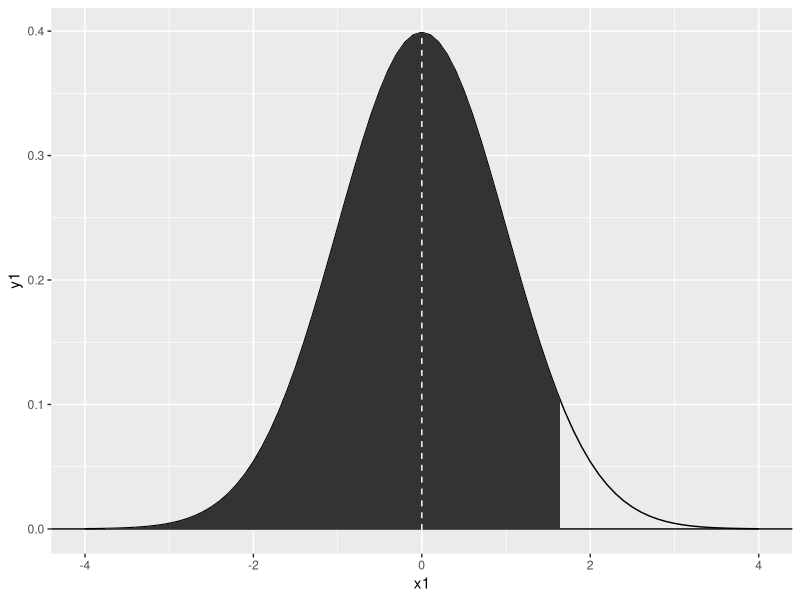
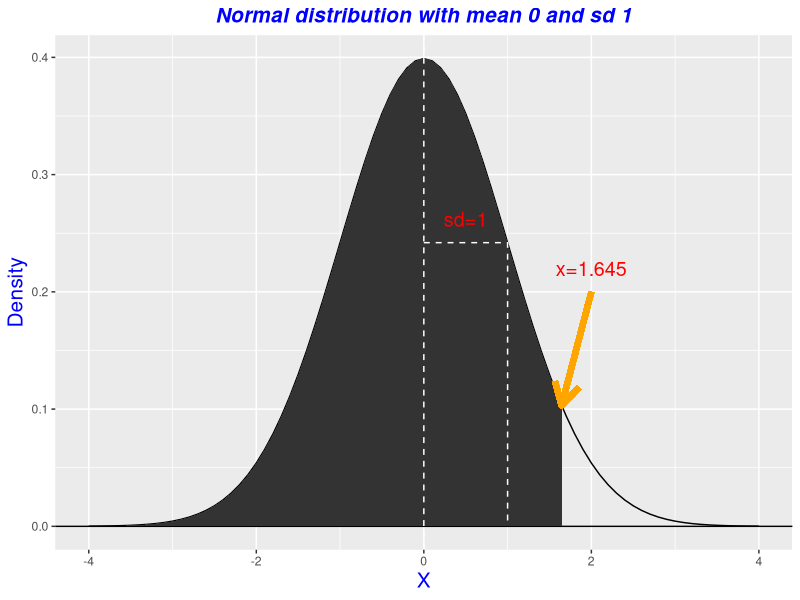
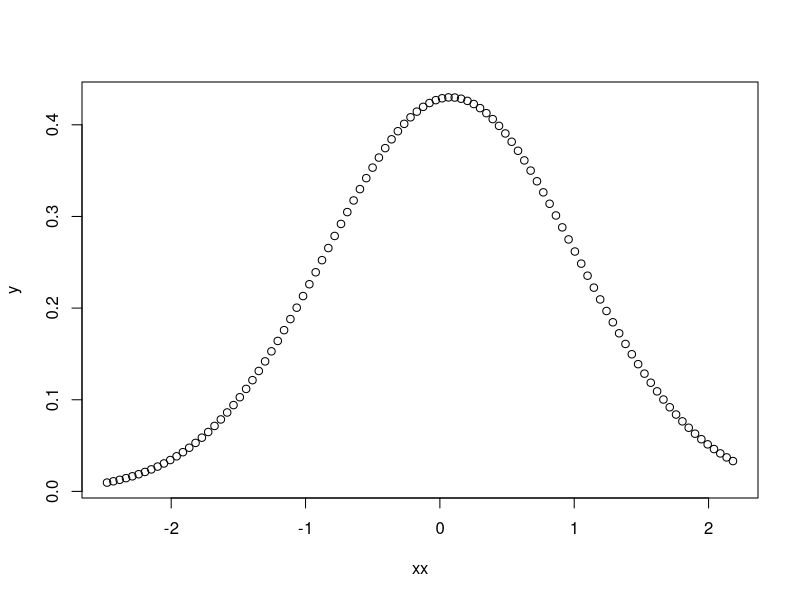
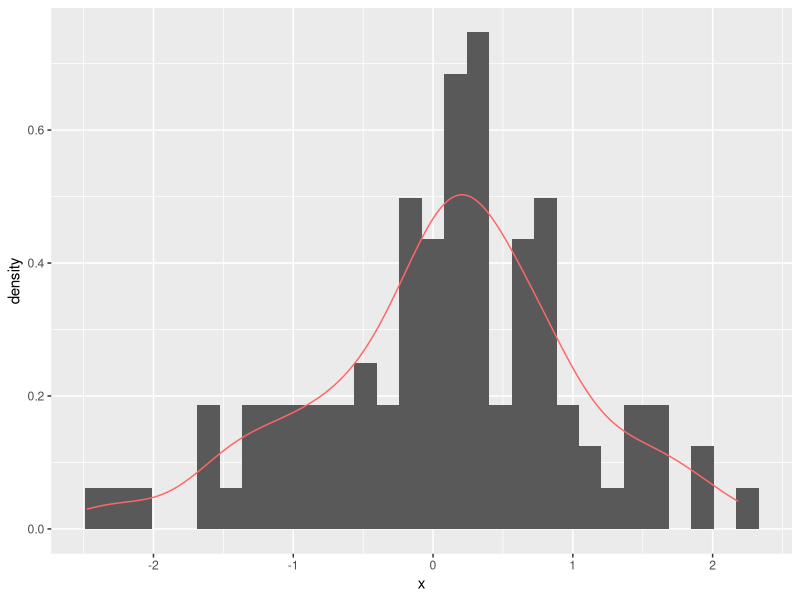

The R script that drew these images, in order:
## ---- chunk 1
library(ggplot2, quietly = T)
library(reshape2, quietly = T, warn.conflicts = F)

x1 <- seq(-4, 4, by=0.1)
y1 <- dnorm(x1, mean=0, sd=1)
dat <- data.frame(x1, y1)

x.val <- qnorm(0.95, 0, 1)
x2 <- seq(-4, x.val, length.out=100)
y2 <- dnorm(x2, 0, 1)
x2 <- c(x2, x.val)
y2 <- c(y2, 0)
dat2 <- data.frame(x2, y2)

p <- ggplot(dat) +
  geom_line(aes(x1, y1)) +
  geom_hline(yintercept = 0) +
  geom_polygon(data=dat2, aes(x=x2, y=y2)) +
  geom_vline(xintercept = 0, color="white", linetype = "dashed")
p

## ---- chunk 2
onesd_x <- 1
onesd_y <- dnorm(onesd_x, 0, 1)
onesd_dat <- data.frame(x=c(0, onesd_x, onesd_x), y=c(onesd_y, onesd_y, 0))

## dashed line 
p <- p + geom_line(data=onesd_dat, aes(x=x, y=y), color="white", linetype="dashed")

## text label
p <- p +  annotate("text", label = "sd=1", x = 0.5, y = onesd_y+0.02, size = 5, colour = "red")

## arrow with text 
p + labs(title="Normal distribution with mean 0 and sd 1", x="X", y="Density") +
  theme(plot.title = element_text(size=15, face="bold.italic", color="blue", hjust=0.5),
        axis.title.x = element_text(size=15, color="blue"),
        axis.title.y = element_text(size=15, color="blue")) +
  geom_segment(aes(x = 2, y = 0.2, xend = x.val, yend = dnorm(x.val, 0, 1)), 
          arrow = arrow(),
          color='orange',size=2) +
  annotate("text", label = paste("x=", round(x.val, 3), sep=""), x = 2, y = 0.22, size = 5, colour = "red")

## ---- chunk 3
nsample <- 100
x <- rnorm(nsample)
xx <- seq(min(x), max(x), length.out=100)
y <- dnorm(xx, mean(x), sd(x))
plot(xx, y)


df <- data.frame(x)
ggplot(df, aes(x=x)) + 
  geom_histogram(aes(y=..density..)) +
  geom_density(color="#FF6666")

